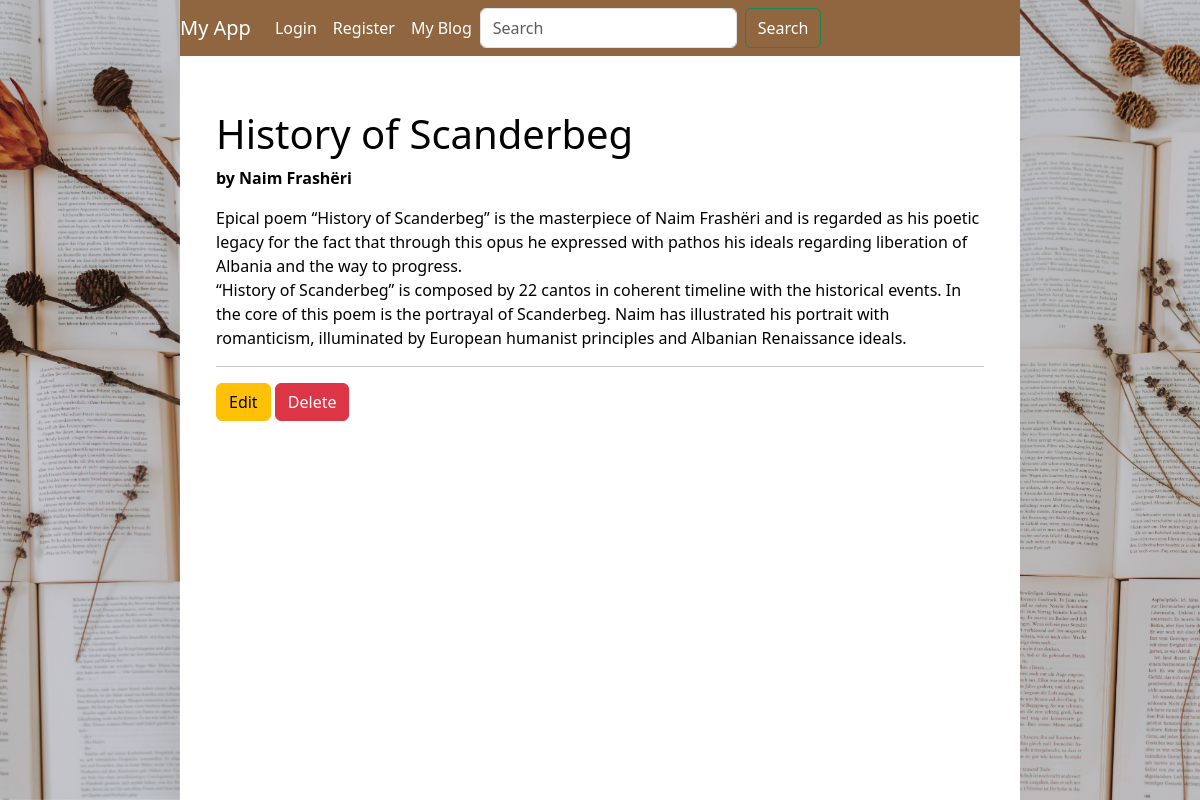
Page /my_app/blog_post/2/ on the committed database.
### my_app/models.py (models this page shows, shortened)
class BlogPost(models.Model):
    title = models.CharField(max_length=255)
    author = models.CharField(max_length=255)
    content = models.TextField()
    upload = models.FileField(
        upload_to='uploads/',
        blank=True,
        null=True,
        validators=[
            FileExtensionValidator(allowed_extensions=['pdf', 'txt', 'doc', 'docx', 'dot', 'dotx'])
        ]
    )
    cover_image = models.ImageField(upload_to='blog_covers/', blank=True, null=True)
    created_at = models.DateTimeField(auto_now_add=True)
    updated_at = models.DateTimeField(auto_now=True)

### my_app/views.py (the view)
# urls.py: path('blog_post/<int:pk>/', views.BlogPostDetailView.as_view(), name='blog_post_detail'),
class BlogPostDetailView(DetailView):
    model = BlogPost
    template_name = 'blog_post_detail.html'
    def get_context_data(self, **kwargs):
        context = super().get_context_data(**kwargs)
        context['blog_post'] = context.pop('blogpost')
        return context

### my_app/templates/blog_post_detail.html (shortened to what this page needs)
{% extends 'base.html' %}
{% load static %}
{% block content %}
<div class="container mt-4 p-4" style="background-color: rgba(255,255,255,0.7);">
  <h1 style="color: black;">{{ blog_post.title }}</h1>
  <p style="color: black;"><strong>by {{ blog_post.author }}</strong></p>
  <p style="color: black;">{{ blog_post.content|linebreaksbr }}</p>
  <hr>
  <a href="{% url 'blog_post_update' blog_post.pk %}" class="btn btn-warning">Edit</a>
  <a href="{% url 'blog_post_delete' blog_post.pk %}" class="btn btn-danger">Delete</a>
</div>
{% endblock %}

### my_app/static/css/styles.css (style rules this page uses)
main .container { margin-top: 30px; }

### rows in the picture
BlogPost: title "History of Scanderbeg", author "Naim Frashëri", content "Epical poem “History of Scanderbeg” is the masterpiece of Naim Frashëri and is regarded as his poetic legacy for the fact that through this opus he expressed with pathos his ideals regarding liberation of Albania and the way to progress. “History of Scanderbeg” is composed by 22 cantos in coherent timeline with the historical events. In the core of this poem is the portrayal of Scanderbeg. Naim has illustrated his portrait with romanticism, illuminated by European humanist principles and Albanian Renaissance ideals."
